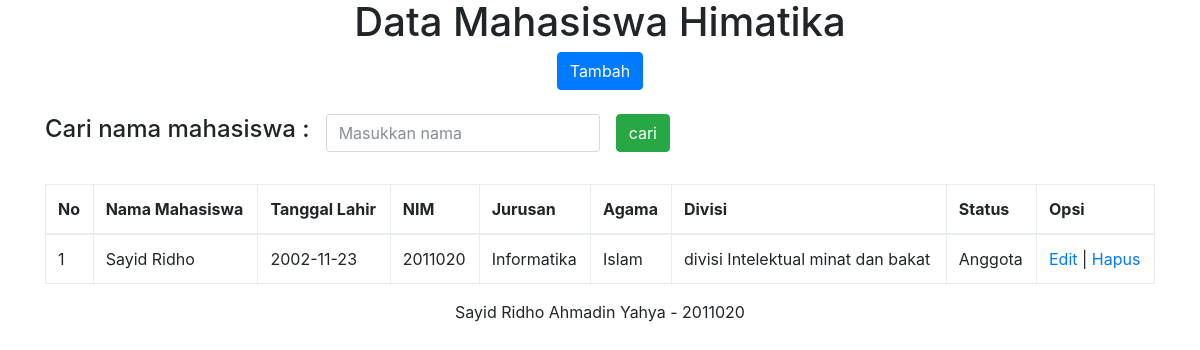
/index.php?cari=Sayid Ridho, run on the app's committed database.
### tables this page shows
CREATE TABLE `tb_himatika` (
  `id` int(5) NOT NULL,
  `nama_mahasiswa` varchar(55) NOT NULL,
  `tanggal_lahir` date NOT NULL,
  `NIM` varchar(10) NOT NULL,
  `jurusan` varchar(30) NOT NULL,
  `agama` varchar(30) NOT NULL,
  `divisi` varchar(50) NOT NULL,
  `status` varchar(50) NOT NULL
);

### index.php (the view, shortened to what this page needs)
<?php
    include 'config.php';
?>
<!DOCTYPE html>
<html lang="en">
<head>
    <link rel="stylesheet" href="css/bootstrap.css">
</head>
<body>
    <div class="container">
    <center>
        <h1>Data Mahasiswa Himatika</h1>
        <a href="tambah.php" class="btn btn-primary" role="button">Tambah</a>
        <br><br>
        <form action="index.php" class="form-inline" method="get">
  			<div class="form-group mb-2">
				<h4 class="text-black">Cari nama mahasiswa : </h4>
  			</div>
  			<div class="form-group mx-sm-3 mb-2">
    			<input type="text" class="form-control" placeholder="Masukkan nama" name="cari">
  			</div>
                <input type="submit" class="btn btn-success mb-2" value="cari">
		</form>
    </center>
    <br>
    <table class="table table-bordered table-hover" width ="50%">
        <thead>
            <tr>
                <th>No</th>
                <th>Nama Mahasiswa</th>
                <th>Tanggal Lahir</th>
                <th>NIM</th>
                <th>Jurusan</th>
                <th>Agama</th>
                <th>Divisi</th>
                <th>Status</th>
                <th>Opsi</th>
            </tr>
        </thead>
        <tbody>
        <?php
            if(isset($_GET['cari'])){
            $cari = $_GET['cari'];
            $data = mysqli_query($connection,"SELECT * FROM tb_himatika where nama_mahasiswa like '%".$cari."%'");
            }else{
            $data = mysqli_query($connection,"SELECT * FROM tb_himatika");
            }
            $nomor = 1;
            while($himatika = mysqli_fetch_array($data)){
            echo "<tr>";
            echo "<td>".$nomor."</td>";
            echo "<td>".$himatika['nama_mahasiswa']."</td>";
            echo "<td>".$himatika['tanggal_lahir']."</td>";
            echo "<td>".$himatika['NIM']."</td>";
            echo "<td>".$himatika['jurusan']."</td>";
            echo "<td>".$himatika['agama']."</td>";
            echo "<td>".$himatika['divisi']."</td>";
            echo "<td>".$himatika['status']."</td>";
            echo "<td>";
            echo "<a href='edit.php?id=".$himatika['id']."'>Edit</a> | ";
            echo "<a href='hapus.php?id=".$himatika['id']."'>Hapus</a>";
            echo "</td>";
            echo "</tr>";
            $nomor++;
        }
        ?>
        </tbody>
        </table>
        </div>
    <div class="footer">
        <center>
        <p>Sayid Ridho Ahmadin Yahya - 2011020</p>
        </center>
    </div>
</body>
</html>

### data on the page
tb_himatika: nama_mahasiswa "Sayid Ridho", tanggal_lahir "2002-11-23", NIM "2011020", jurusan "Informatika", agama "Islam", divisi "divisi Intelektual minat dan bakat", status "Anggota"
